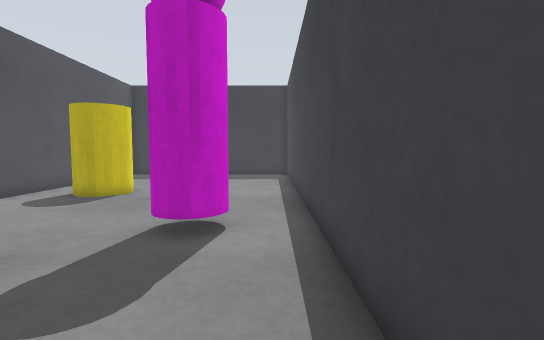
View 1 (above)

16 first-person views from a walk through a Gazebo world. The camera is 0.46 m above the floor, tilts 4° down and sees 85° across. The floor is counted in squares, 0.25 m on a side. Each view is taken from the middle of a square. On the plan, view 1 faces up. The plan holds only what a view shows up to about 16 squares ahead; the rest is blank. The place goes on beyond the plan. Robots are left out.

View 2
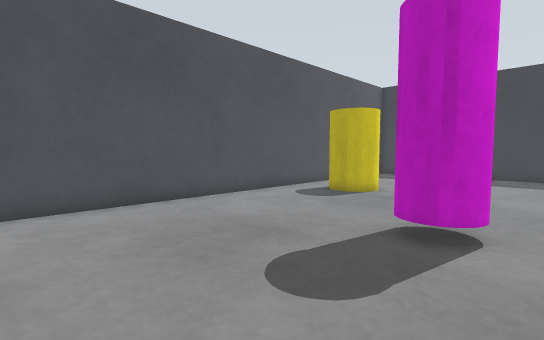

View 3
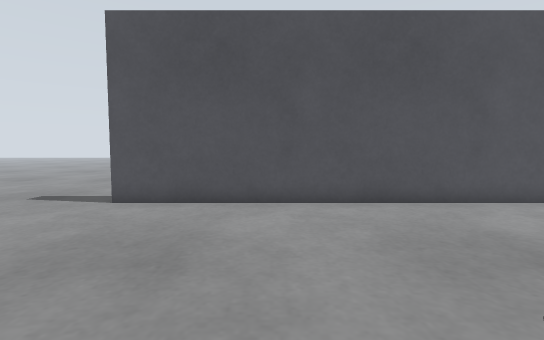

View 4
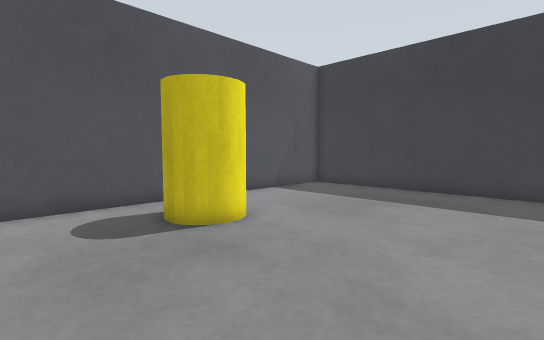

View 5
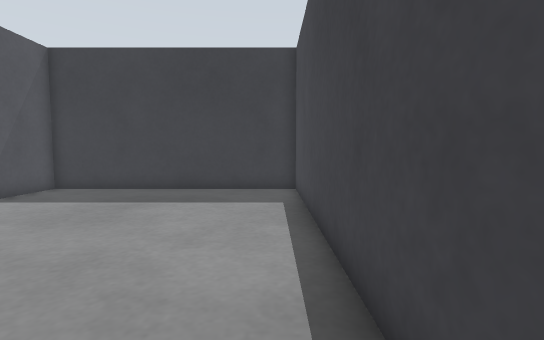

View 6
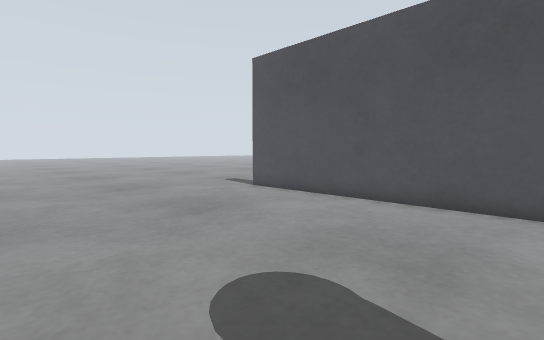

View 7
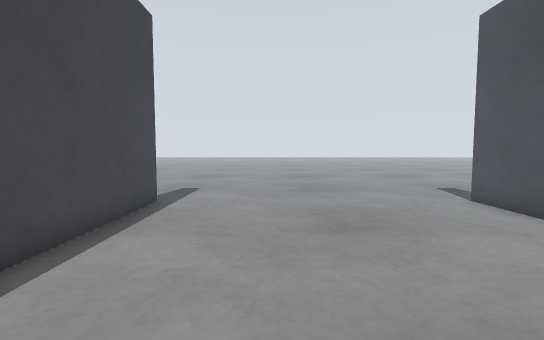

View 8
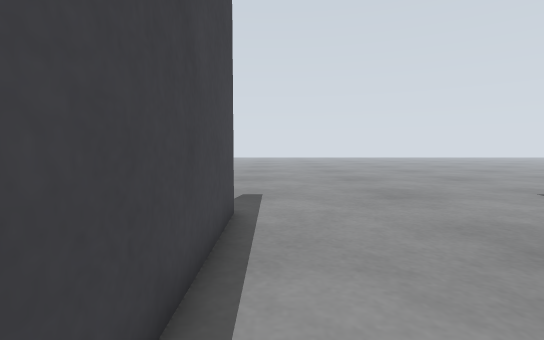

View 9
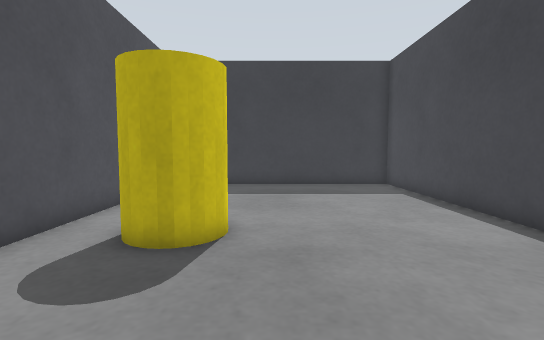

View 10
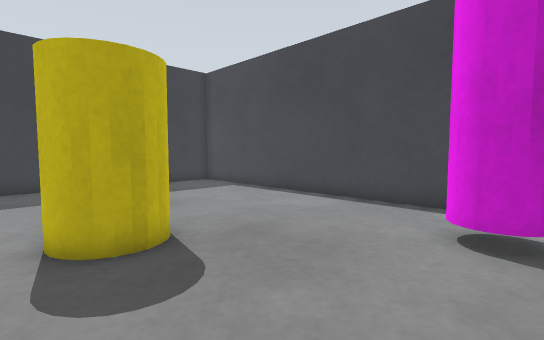

View 11
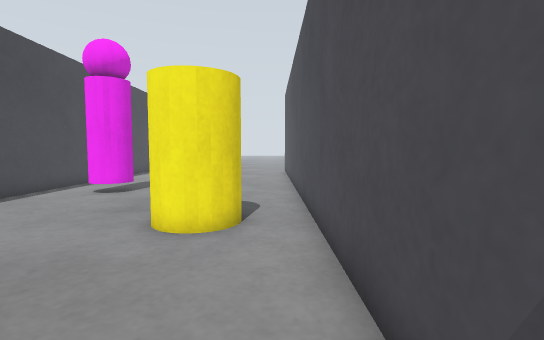

View 12
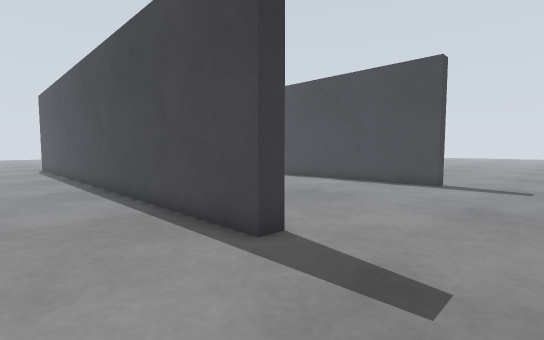

View 13
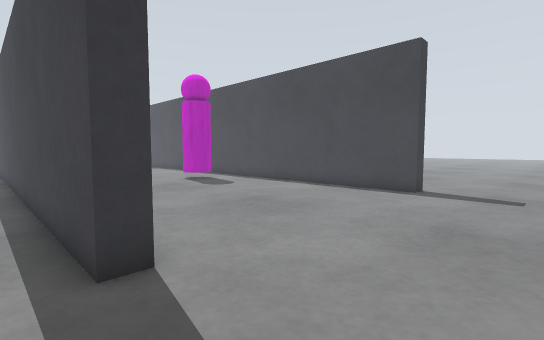

View 14
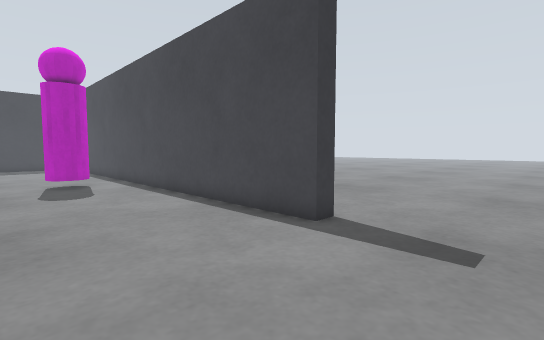

View 15
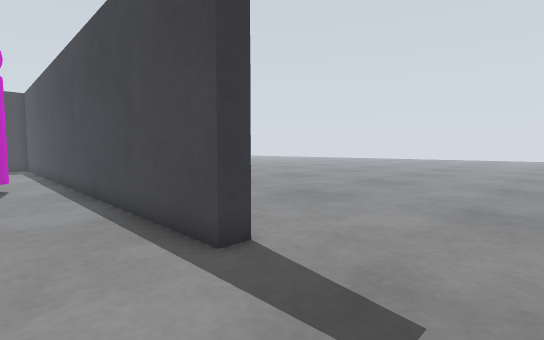

View 16
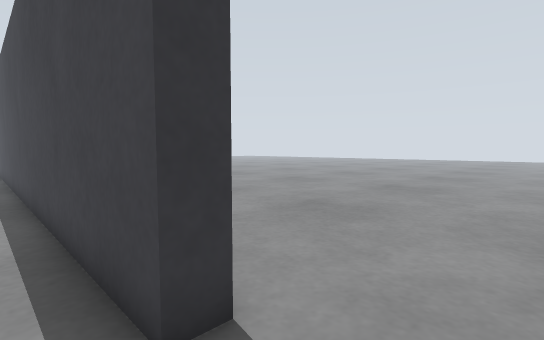

### Floor plan
Points are (right, up) in squares from view 1. A wall is a line through its corners. A room is listed if a view was taken in it or the views show most of it. See-through windows are left out.
Room 1 (views 1, 2, 3, 4, 5, 6, 7, 8, 9, 10, 11, 14, 15, 16)
walls: (2, -5.5) (1.1, -5.5) (1.1, 21.7) (-10.1, 21.7) (-10.1, -5.5) (-10.9, -5.5)
ways out: opening at (-10.5, -8) to room 2; opening at (1.5, -8) to room 2
objects: yellow cylinder (-8, 12) to (-6, 13); other object (-3, 6) to (-1, 8)
Room 2 (views 12, 13)
walls: (-10.9, -5.5) (-10.9, 11.6)
ways out: opening at (-10.5, -8) to room 1; opening at (1.5, -8) to room 1

Where each view was taken, in squares from view 1:
view 1: 0 up, 0 right, facing up
view 2: 0 up, 0 right, facing up-left
view 3: 0 up, 0 right, facing left
view 4: 8 up, 0 right, facing up-left
view 5: 8 up, 0 right, facing up
view 6: 6 up, 0 right, facing down-left
view 7: 5 up, 3 left, facing down
view 8: 3 up, 0 right, facing down
view 9: 6 up, 5 left, facing up
view 10: 6 up, 9 left, facing up-right
view 11: 20 up, 9 left, facing down
view 12: 10 down, 15 left, facing up-right
view 13: 10 down, 12 left, facing up-right
view 14: 10 down, 5 left, facing up-right
view 15: 10 down, 2 left, facing up-right
view 16: 8 down, 0 right, facing up-right
